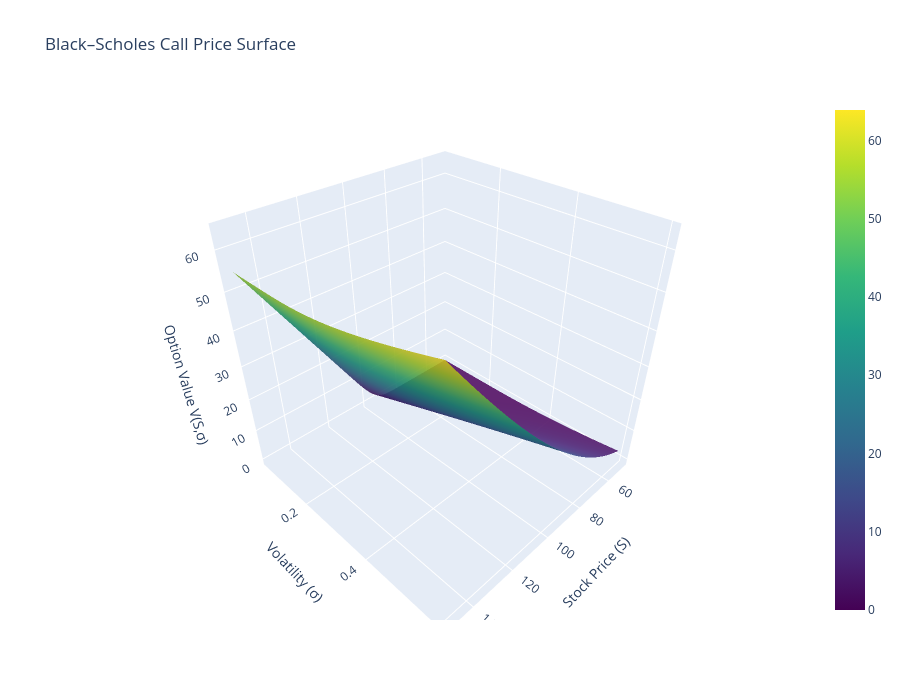

Notebook code cell kept with this figure:
### Code cell
fig = go.Figure()

fig.add_surface(
    x=S_grid,
    y=sigma_grid,
    z=V,
    colorscale="Viridis",
    opacity=0.9
)

fig.update_layout(
    title="Black–Scholes Call Price Surface",
    scene=dict(
        xaxis_title="Stock Price (S)",
        yaxis_title="Volatility (σ)",
        zaxis_title="Option Value V(S,σ)"
    ),
    width=900,
    height=700
)

fig.show()

### Figure 1 — Plotly figure (JSON) as saved in the notebook; plotly's stock layout.template omitted (floating-point values rounded to 4 significant figures; data arrays with more than 128 entries replaced by an {"elided": "..."} marker saying what was removed)
{"data": [{"colorscale": [[0, "#440154"], [0.1111, "#482878"], [0.2222, "#3e4989"], [0.3333, "#31688e"], [0.4444, "#26828e"], [0.5556, "#1f9e89"], [0.6667, "#35b779"], [0.7778, "#6ece58"], [0.8889, "#b5de2b"], [1, "#fde725"]], "opacity": 0.9, "type": "surface", "x": {"elided": "60x60 float values"}, "y": {"elided": "60x60 float values"}, "z": {"elided": "60x60 float values"}}], "layout": {"height": 700, "scene": {"xaxis": {"title": {"text": "Stock Price (S)"}}, "yaxis": {"title": {"text": "Volatility (σ)"}}, "zaxis": {"title": {"text": "Option Value V(S,σ)"}}}, "title": {"text": "Black–Scholes Call Price Surface"}, "width": 900}}
